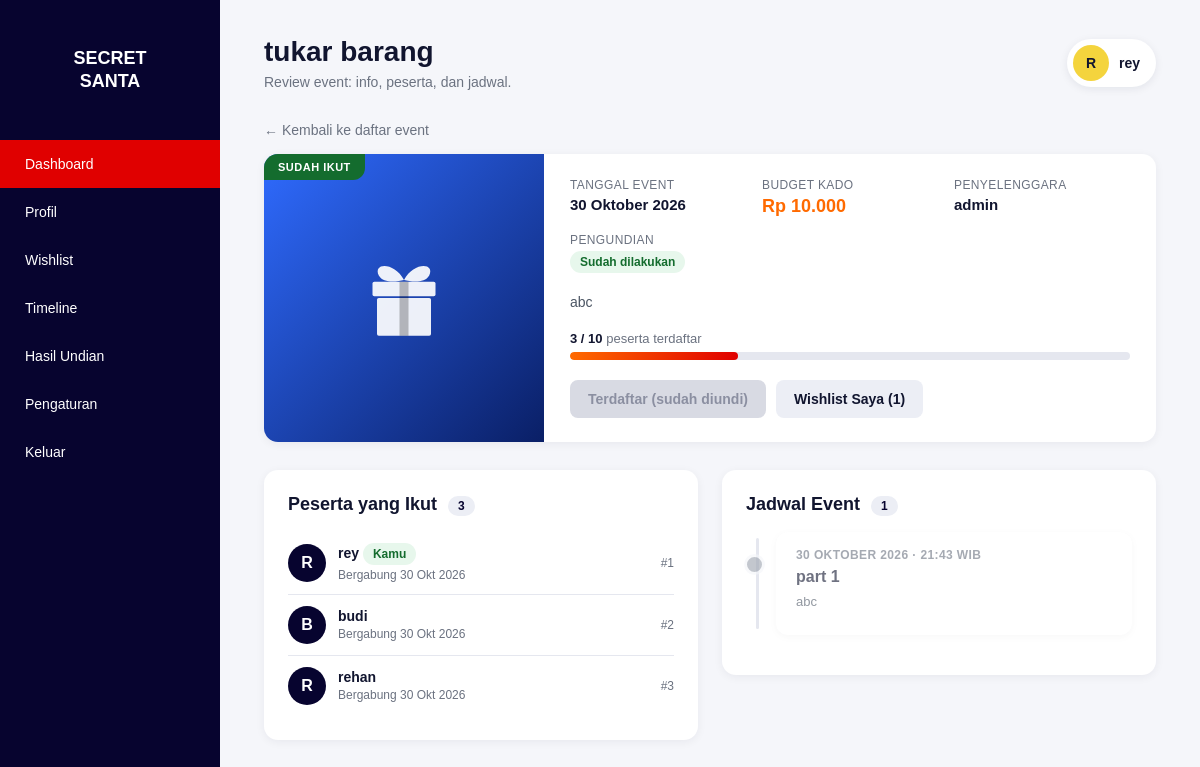
/pages/event/review.php?id=6 (signed in), run on the app's committed database.
### tables this page shows
CREATE TABLE `events` (
  `id` int(11) NOT NULL,
  `user_id` int(11) NOT NULL,
  `nama_event` varchar(150) NOT NULL,
  `deskripsi` text DEFAULT NULL,
  `budget` decimal(12,2) DEFAULT 0.00,
  `tanggal_event` date DEFAULT NULL,
  `status` enum('draft','aktif','selesai') DEFAULT 'draft',
  `created_at` timestamp NOT NULL DEFAULT current_timestamp()
);

CREATE TABLE `users` (
  `id` int(11) NOT NULL,
  `nama` varchar(100) NOT NULL,
  `email` varchar(100) NOT NULL,
  `password` varchar(255) NOT NULL,
  `role` enum('admin','peserta') NOT NULL DEFAULT 'peserta',
  `foto` varchar(255) DEFAULT NULL,
  `created_at` timestamp NOT NULL DEFAULT current_timestamp()
);

CREATE TABLE `pengaturan` (
  `id` int(11) NOT NULL,
  `nama_aplikasi` varchar(150) DEFAULT 'SKARIGA Secret Santa',
  `min_peserta` int(11) DEFAULT 3,
  `max_peserta` int(11) DEFAULT 10
);

CREATE TABLE `peserta` (
  `id` int(11) NOT NULL,
  `event_id` int(11) NOT NULL,
  `user_id` int(11) NOT NULL,
  `nama` varchar(100) NOT NULL,
  `email` varchar(100) NOT NULL,
  `no_hp` varchar(20) DEFAULT NULL,
  `status` enum('aktif','nonaktif') DEFAULT 'aktif',
  `created_at` timestamp NOT NULL DEFAULT current_timestamp()
);

CREATE TABLE `timeline` (
  `id` int(11) NOT NULL,
  `event_id` int(11) NOT NULL,
  `judul` varchar(150) NOT NULL,
  `tanggal` date DEFAULT NULL,
  `waktu` time DEFAULT NULL,
  `deskripsi` text DEFAULT NULL,
  `created_at` timestamp NOT NULL DEFAULT current_timestamp()
);

### config/config.php (called while the page is built, shortened)
<?php
$base_url = 'http://localhost:8080/Project-TA-rey-nesya-rendra/';
function base_url($path = '')
{
    global $base_url;
    return $base_url . ltrim($path, '/');
}
?>

### includes/functions.php (called while the page is built, shortened)
<?php
function h($str)
{
    return htmlspecialchars((string) $str, ENT_QUOTES, 'UTF-8');
}
function tanggal_id($date, bool $short = false): string
{
    $bulan = $short
        ? ['', 'Jan', 'Feb', 'Mar', 'Apr', 'Mei', 'Jun', 'Jul', 'Agu', 'Sep', 'Okt', 'Nov', 'Des']
        : ['', 'Januari', 'Februari', 'Maret', 'April', 'Mei', 'Juni', 'Juli', 'Agustus', 'September', 'Oktober', 'November', 'Desember'];
    $ts = strtotime($date);
    return date('j', $ts) . ' ' . $bulan[(int) date('n', $ts)] . ' ' . date('Y', $ts);
}
function rupiah($angka): string
{
    return 'Rp ' . number_format((float) $angka, 0, ',', '.');
}
function get_max_peserta(mysqli $conn): int
{
    $row = $conn->query("SELECT max_peserta FROM pengaturan LIMIT 1")->fetch_assoc();
    return $row ? (int) $row['max_peserta'] : 10;
}
function event_palette(int $id): string
{
    $palettes = ['pal-merah', 'pal-biru', 'pal-hijau', 'pal-ungu', 'pal-emas'];
    return $palettes[$id % count($palettes)];
}
?>

### pages/event/review.php (the view, shortened to what this page needs)
<?php
require_once __DIR__ . '/../../config/config.php';
require_once __DIR__ . '/../../includes/functions.php';
$user_id  = (int) $_SESSION['user_id'];
$event_id = (int) ($_GET['id'] ?? 0);
$today    = date('Y-m-d');
$back     = base_url('pages/dashboard/dashboarduser.php');
$stmt = $conn->prepare(
    "SELECT e.id, e.nama_event, e.deskripsi, e.budget, e.tanggal_event, e.status, u.nama AS penyelenggara
     FROM events e
     LEFT JOIN users u ON u.id = e.user_id
     WHERE e.id = ? AND e.status <> 'draft'"
);
$stmt->bind_param('i', $event_id);
$stmt->execute();
$event = $stmt->get_result()->fetch_assoc();
$stmt = $conn->prepare(
    "SELECT id, user_id, nama, created_at
     FROM peserta
     WHERE event_id = ? AND status = 'aktif'
     ORDER BY created_at ASC, id ASC"
);
$stmt->bind_param('i', $event_id);
$stmt->execute();
$daftar_peserta = $stmt->get_result()->fetch_all(MYSQLI_ASSOC);
$jumlah      = count($daftar_peserta);
$max_peserta = get_max_peserta($conn);
$persen      = $max_peserta > 0 ? min(100, (int) round($jumlah / $max_peserta * 100)) : 0;
$peserta_saya = null;
foreach ($daftar_peserta as $p) {
    if ((int) $p['user_id'] === $user_id) {
        $peserta_saya = $p;
        break;
    }
}
$sudah_ikut = $peserta_saya !== null;
$stmt = $conn->prepare(
    "SELECT judul, tanggal, waktu, deskripsi
     FROM timeline
     WHERE event_id = ?
     ORDER BY (tanggal IS NULL) ASC, tanggal ASC, waktu ASC, id ASC"
);
$stmt->bind_param('i', $event_id);
$stmt->execute();
$jadwal = $stmt->get_result()->fetch_all(MYSQLI_ASSOC);
$index_berikutnya = null;
$stmt = $conn->prepare("SELECT COUNT(*) AS total FROM pengundian WHERE event_id = ?");
$stmt->bind_param('i', $event_id);
$stmt->execute();
$sudah_diundi = (int) $stmt->get_result()->fetch_assoc()['total'] > 0;
$total_wishlist = 0;
if ($sudah_ikut) {
    $stmt = $conn->prepare("SELECT COUNT(*) AS total FROM wishlist WHERE peserta_id = ?");
    $stmt->bind_param('i', $peserta_saya['id']);
    $stmt->execute();
    $total_wishlist = (int) $stmt->get_result()->fetch_assoc()['total'];
}
$aktif = $event['status'] === 'aktif';
$penuh = $jumlah >= $max_peserta;
$label_status = $aktif ? ['Event Aktif', ''] : ['Event Selesai', 'done'];
if ($sudah_ikut) {
    $label_status = ['Sudah Ikut', 'joined'];
}
$page_title    = $event['nama_event'];
$page_subtitle = 'Review event: info, peserta, dan jadwal.';
$active_menu   = 'dashboard';
require_once __DIR__ . '/../../includes/user_layout_top.php';
?>
<p class="rv-back"><a href="<?= $back ?>">&larr; Kembali ke daftar event</a></p>
<section class="rv-hero">
    <div class="rv-cover <?= event_palette((int) $event['id']) ?>">
        <span class="event-badge <?= $label_status[1] ?>"><?= h($label_status[0]) ?></span>
    </div>
    <div class="rv-info">
        <dl class="rv-facts">
            <div>
                <dt>Tanggal Event</dt>
                <dd><?= h(tanggal_id($event['tanggal_event'])) ?></dd>
            </div>
            <div>
                <dt>Budget Kado</dt>
                <dd class="rv-price"><?= h(rupiah($event['budget'])) ?></dd>
            </div>
            <div>
                <dt>Penyelenggara</dt>
                <dd><?= h($event['penyelenggara'] ?? '-') ?></dd>
            </div>
            <div>
                <dt>Pengundian</dt>
                <dd>
                    <?php if ($sudah_diundi): ?>
                        <span class="tag ok">Sudah dilakukan</span>
                    <?php else: ?>
                        <span class="tag">Belum dilakukan</span>
                    <?php endif; ?>
                </dd>
            </div>
        </dl>
        <?php if (!empty($event['deskripsi'])): ?>
            <p class="rv-desc"><?= nl2br(h($event['deskripsi'])) ?></p>
        <?php endif; ?>
        <div class="rv-quota">
            <div class="rv-quota-text">
                <strong><?= $jumlah ?> / <?= $max_peserta ?></strong> peserta terdaftar
            </div>
            <div class="rv-bar"><span style="width: <?= $persen ?>%"></span></div>
        </div>
        <form method="POST" action="<?= base_url('pages/event/ikut.php') ?>" class="rv-action">
            <?php if ($sudah_ikut && $aktif && !$sudah_diundi): ?>
                <input type="hidden" name="aksi" value="batal">
                <button type="submit" class="btn btn-danger"
                        onclick="return confirm('Batal ikut event ini? Wishlist kamu di event ini ikut terhapus.');">
                    Batal Ikut
                </button>
            <?php elseif ($sudah_ikut): ?>
                <button type="button" class="btn btn-secondary" disabled>
                    <?= $sudah_diundi ? 'Terdaftar (sudah diundi)' : 'Terdaftar' ?>
                </button>
            <?php elseif (!$aktif): ?>
                <button type="button" class="btn btn-secondary" disabled>Event Selesai</button>
            <?php elseif ($penuh): ?>
                <button type="button" class="btn btn-secondary" disabled>Kuota Penuh</button>
            <?php else: ?>
                <input type="hidden" name="aksi" value="ikut">
                <button type="submit" class="btn btn-primary">Ikut Event</button>
            <?php endif; ?>
            <?php if ($sudah_ikut): ?>
                <a href="<?= base_url('pages/wishlist/saya.php?event_id=' . (int) $event['id']) ?>" class="btn btn-secondary">
                    Wishlist Saya (<?= $total_wishlist ?>)
                </a>
            <?php endif; ?>
        </form>
    </div>
</section>
<div class="rv-columns">
    <section class="panel">
        <h2>Peserta yang Ikut <span class="rv-count"><?= $jumlah ?></span></h2>
        <?php if (!$daftar_peserta): ?>
            <div class="empty">
                <h3>Belum Ada Peserta</h3>
                <p>Jadilah yang pertama ikut event ini.</p>
            </div>
        <?php else: ?>
            <ul class="rv-people">
                <?php foreach ($daftar_peserta as $n => $p): ?>
                    <li>
                        <span class="rv-avatar"><?= h(strtoupper(mb_substr($p['nama'], 0, 1))) ?></span>
                        <div class="rv-person">
                            <strong>
                                <?= h($p['nama']) ?>
                                <?php if ((int) $p['user_id'] === $user_id): ?>
                                    <span class="tag ok">Kamu</span>
                                <?php endif; ?>
                            </strong>
                            <small>Bergabung <?= h(tanggal_id(substr($p['created_at'], 0, 10), true)) ?></small>
                        </div>
                        <span class="rv-no">#<?= $n + 1 ?></span>
                    </li>
                <?php endforeach; ?>
            </ul>
        <?php endif; ?>
    </section>
    <section class="panel">
        <h2>Jadwal Event <span class="rv-count"><?= count($jadwal) ?></span></h2>
        <?php if (!$jadwal): ?>
            <div class="empty">
                <h3>Belum Ada Jadwal</h3>
                <p>Panitia belum menambahkan jadwal untuk event ini.</p>
            </div>
        <?php else: ?>
            <ol class="timeline rv-timeline">
                <?php foreach ($jadwal as $i => $j): ?>
                    <?php
                    $lewat = $j['tanggal'] && $j['tanggal'] < $today;
                    $class = $lewat ? 'past' : ($i === $index_berikutnya ? 'next' : '');
                    ?>
                    <li class="tl-item <?= $class ?>">
                        <?php if ($j['tanggal']): ?>
                            <div class="tl-date">
                                <?= h(tanggal_id($j['tanggal'])) ?>
                                <?php if ($j['waktu']): ?>
                                    &middot; <?= h(substr($j['waktu'], 0, 5)) ?> WIB
                                <?php endif; ?>
                            </div>
                        <?php endif; ?>
                        <h3><?= h($j['judul']) ?></h3>
                        <?php if (!empty($j['deskripsi'])): ?>
                            <p><?= h($j['deskripsi']) ?></p>
                        <?php endif; ?>
                    </li>
                <?php endforeach; ?>
            </ol>
        <?php endif; ?>
    </section>
</div>
<?php require_once __DIR__ . '/../../includes/user_layout_bottom.php'; ?>

### includes/user_layout_top.php (shortened to what this page needs)
<?php
$user_menu = [
    'dashboard' => ['label' => 'Dashboard',    'url' => base_url('pages/dashboard/dashboarduser.php')],
    'profil'    => ['label' => 'Profil',       'url' => base_url('pages/profil/profiluser.php')],
    'wishlist'  => ['label' => 'Wishlist',     'url' => base_url('pages/wishlist/saya.php')],
    'timeline'  => ['label' => 'Timeline',     'url' => base_url('pages/timeline/saya.php')],
    'undian'    => ['label' => 'Hasil Undian', 'url' => base_url('pages/hasilundian/hasil_undian.php')],
    'pengaturan'=> ['label' => 'Pengaturan',   'url' => base_url('pages/pengaturan/peserta.php')],
];
$nama_user = $_SESSION['nama'] ?? 'Peserta';
$inisial   = strtoupper(mb_substr($nama_user, 0, 1));
?>
<!DOCTYPE html>
<html lang="id">
<head>
    <link rel="stylesheet" href="<?= base_url('assets/css/user.css') ?>">
</head>
<body>
<div class="user-layout">
    <aside class="user-sidebar">
        <div class="user-logo">
            <h2>SECRET<br>SANTA</h2>
        </div>
        <nav class="user-menu">
            <?php foreach ($user_menu as $key => $item): ?>
                <a href="<?= $item['url'] ?>" class="<?= ($active_menu ?? '') === $key ? 'active' : '' ?>">
                    <?= h($item['label']) ?>
                </a>
            <?php endforeach; ?>
            <a href="<?= base_url('logout.php') ?>">Keluar</a>
        </nav>
    </aside>
    <main class="user-content">
        <header class="user-header">
            <div>
                <h1><?= h($page_title ?? '') ?></h1>
                <p><?= h($page_subtitle ?? '') ?></p>
            </div>
            <a href="<?= base_url('pages/profil/profiluser.php') ?>" class="user-chip">
                <span class="user-chip-avatar"><?= h($inisial) ?></span>
                <span><?= h($nama_user) ?></span>
            </a>
        </header>

### data on the page
events: nama_event "tukar barang", tanggal_event "30 Oktober 2026", budget "Rp 10.000", user.nama "admin", deskripsi "abc"
pengaturan: max_peserta "10"
peserta: nama "R", nama "rey", shows "Kamu", created_at "30 Okt 2026"
peserta: nama "B", nama "budi", created_at "30 Okt 2026"
peserta: nama "R", nama "rehan", created_at "30 Okt 2026"
timeline: tanggal "30 OKTOBER 2026", waktu "21:43", judul "part 1", deskripsi "abc"

### other printed values
$item['label'] "Dashboard"
$item['label'] "Profil"
$item['label'] "Wishlist"
$item['label'] "Timeline"
$item['label'] "Hasil Undian"
$item['label'] "Pengaturan"
$page_subtitle "Review event: info, peserta, dan jadwal."
$inisial "R"
$nama_user "rey"
$label_status[0] "SUDAH IKUT"
$jumlah "3"
$total_wishlist "1"
count($jadwal) "1"
